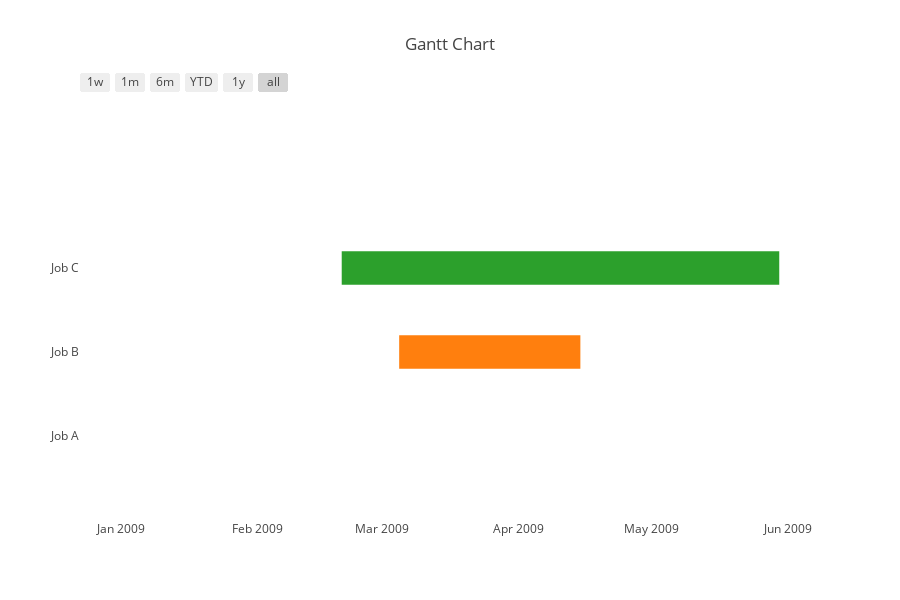

Write notebook code for a chart like this one.
### Code cell
# gannt char example

import plotly.plotly as py
from plotly.figure_factory import create_gantt
    
# Make data for chart
df = [dict(Task="Job A", Start='2009-01-01', Finish='2009-02-30'),
      dict(Task="Job B", Start='2009-03-05', Finish='2009-04-15'),
      dict(Task="Job C", Start='2009-02-20', Finish='2009-05-30')]
    
# Create a figure
fig = create_gantt(df)
    
# Plot the data
plotly.offline.iplot(fig)

### Figure 1 — Plotly figure (JSON) as saved in the notebook; plotly's stock layout.template omitted (floating-point values rounded to 4 significant figures)
{"data": [{"marker": {"color": "white"}, "name": "", "type": "scatter", "x": ["2009-01-01", "2009-02-30"], "y": [0, 0]}, {"marker": {"color": "white"}, "name": "", "type": "scatter", "x": ["2009-03-05", "2009-04-15"], "y": [1, 1]}, {"marker": {"color": "white"}, "name": "", "type": "scatter", "x": ["2009-02-20", "2009-05-30"], "y": [2, 2]}], "layout": {"height": 600, "hovermode": "closest", "shapes": [{"fillcolor": "rgb(31, 119, 180)", "line": {"width": 0}, "opacity": 1, "type": "rect", "x0": "2009-01-01", "x1": "2009-02-30", "xref": "x", "y0": -0.2, "y1": 0.2, "yref": "y"}, {"fillcolor": "rgb(255, 127, 14)", "line": {"width": 0}, "opacity": 1, "type": "rect", "x0": "2009-03-05", "x1": "2009-04-15", "xref": "x", "y0": 0.8, "y1": 1.2, "yref": "y"}, {"fillcolor": "rgb(44, 160, 44)", "line": {"width": 0}, "opacity": 1, "type": "rect", "x0": "2009-02-20", "x1": "2009-05-30", "xref": "x", "y0": 1.8, "y1": 2.2, "yref": "y"}], "showlegend": false, "title": "Gantt Chart", "width": 900, "xaxis": {"rangeselector": {"buttons": [{"count": 7, "label": "1w", "step": "day", "stepmode": "backward"}, {"count": 1, "label": "1m", "step": "month", "stepmode": "backward"}, {"count": 6, "label": "6m", "step": "month", "stepmode": "backward"}, {"count": 1, "label": "YTD", "step": "year", "stepmode": "todate"}, {"count": 1, "label": "1y", "step": "year", "stepmode": "backward"}, {"step": "all"}]}, "showgrid": false, "type": "date", "zeroline": false}, "yaxis": {"autorange": false, "range": [-1, 4], "showgrid": false, "ticktext": ["Job A", "Job B", "Job C"], "tickvals": [0, 1, 2], "zeroline": false}}}
